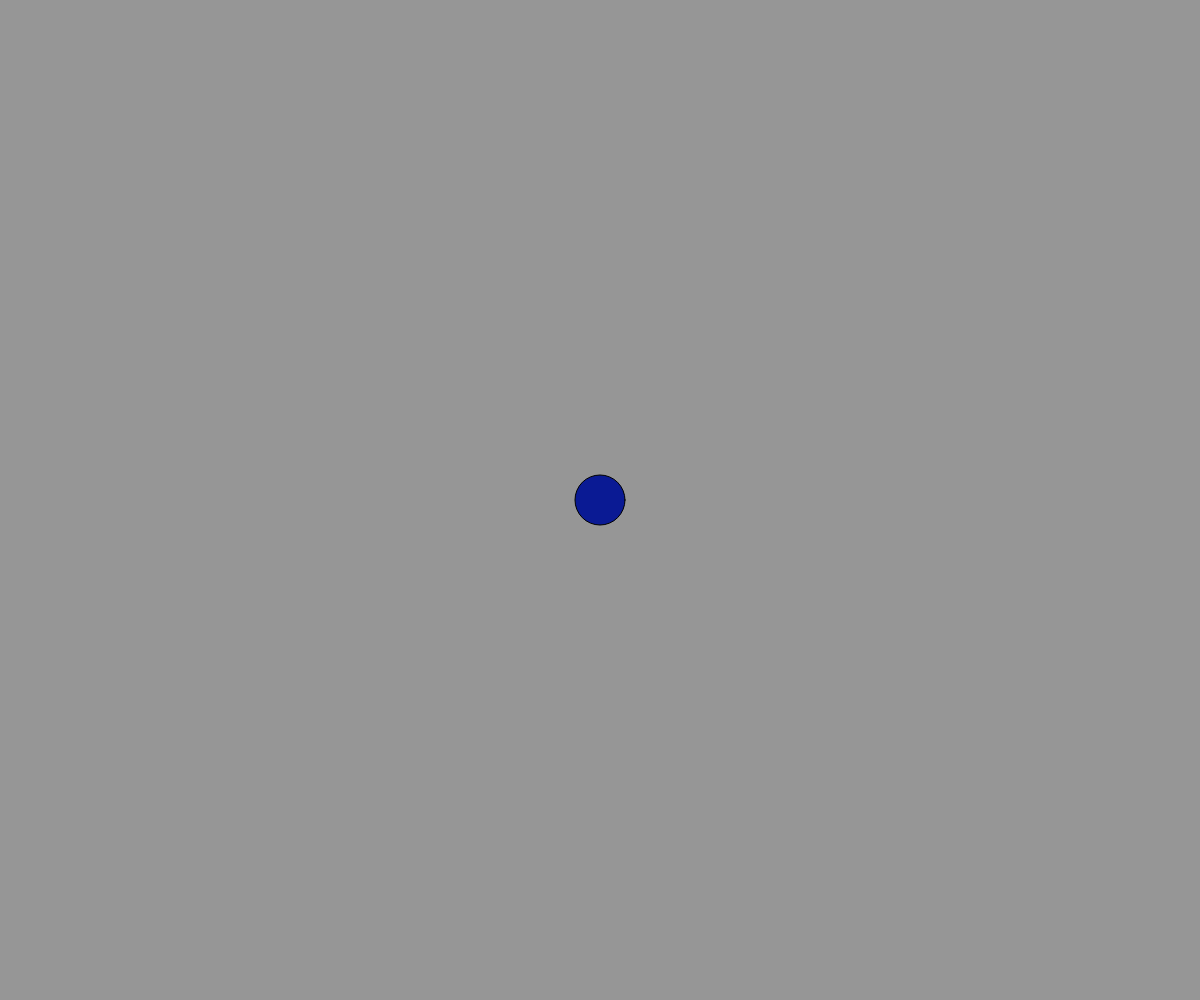
Frame 1 (no input)
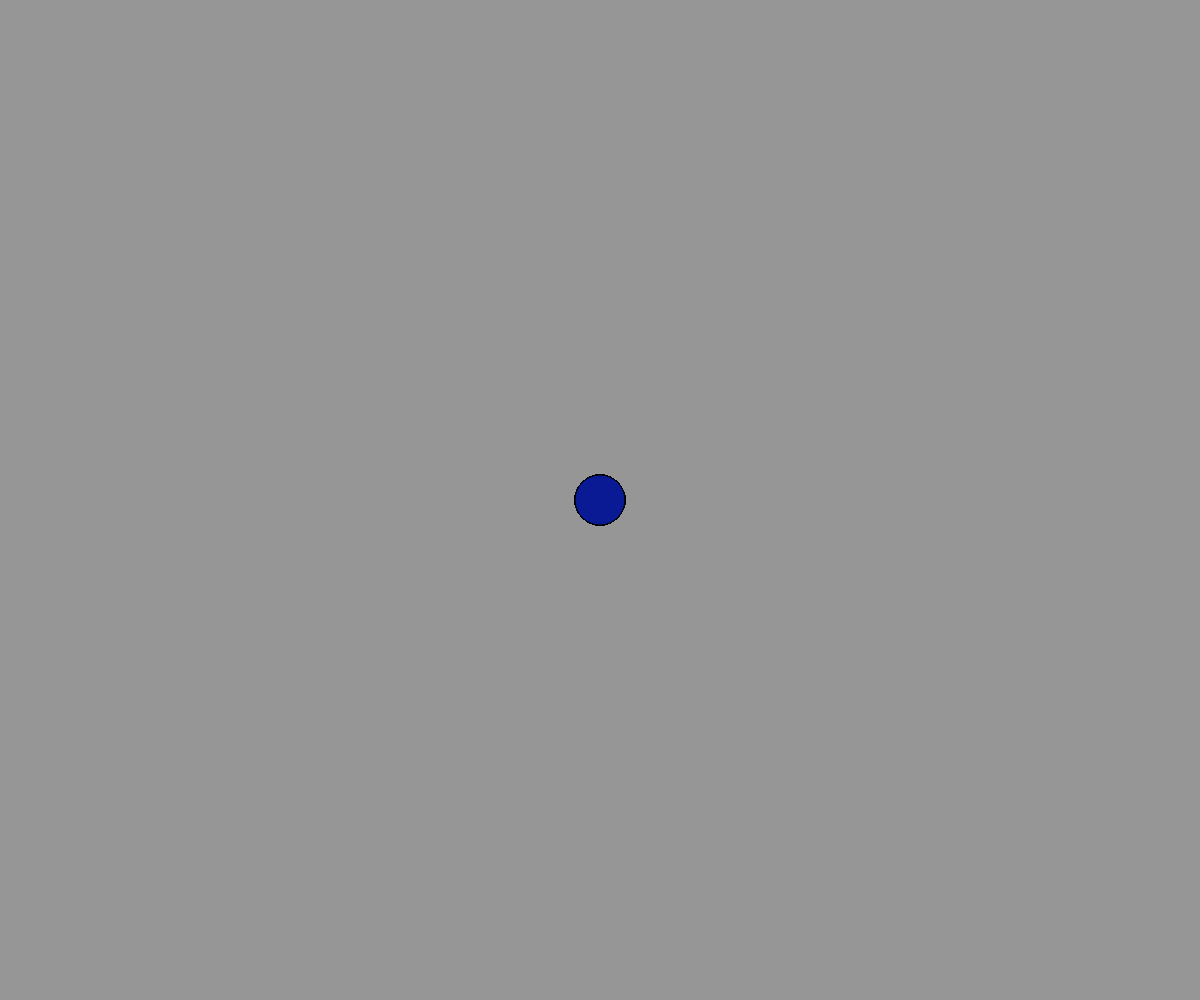
Frame 60 (no input)
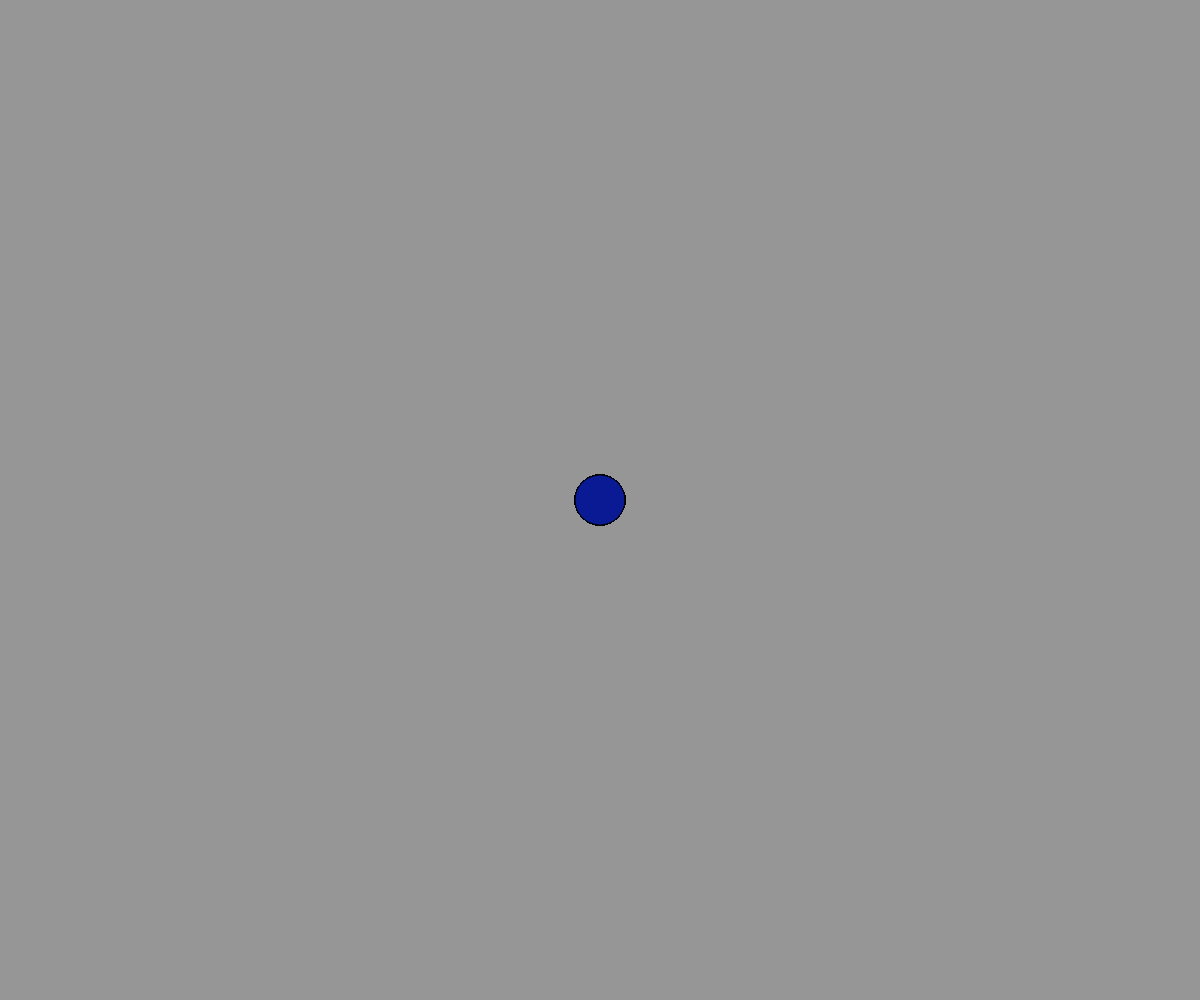
Frame 120 (the mouse pressed at the canvas centre since frame 60)

The p5.js sketch that drew these frames (run headless with seeded random() and noise() and a simulated clock; from frame 60 on, the mouse is pressed at the canvas centre):

// p5.js sketch
// ── sketch.js
function setup() {
  // put setup code here
  createCanvas(windowWidth, windowHeight);
  background(150);
}

function draw() {
  //circle in the middle of window
  fill(10, 26, 148);
  ellipse(windowWidth / 2, windowHeight / 2, 50, 50);

}
